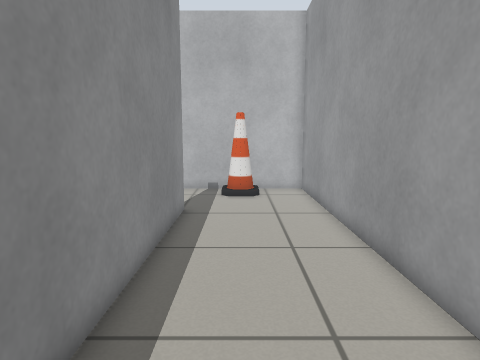
view 1 (above)

16 first-person views from a walk through a robot-simulator world made for Gazebo. The camera is 0.78 m above the floor, tilts 8° down and sees 75° across. The lines on the ground mark 1 m squares. The floor is counted in squares, 0.25 m on a side. Each view is taken from the middle of a square. On the plan, view 1 faces up. The plan holds only what a view shows up to about 20 squares ahead; the rest is blank.

view 2
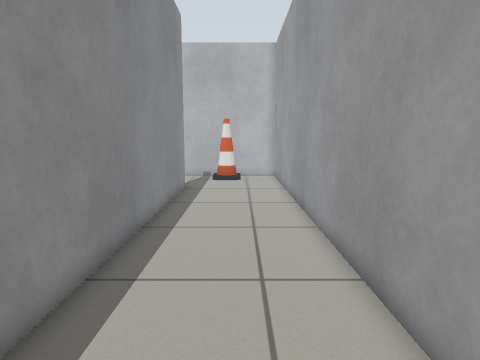

view 3
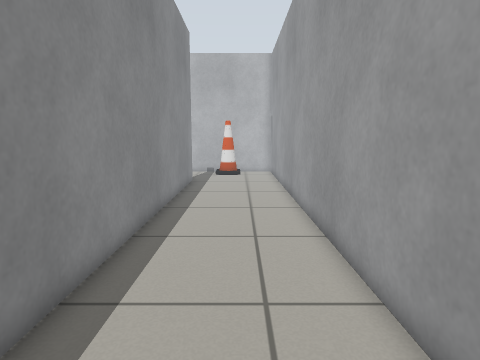

view 4
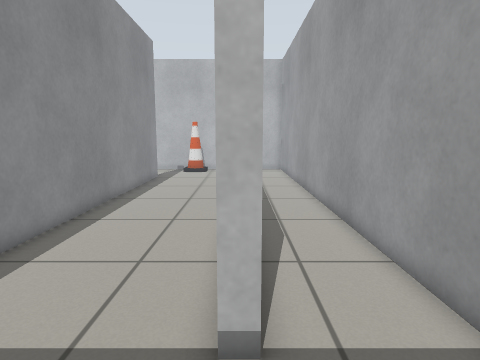

view 5
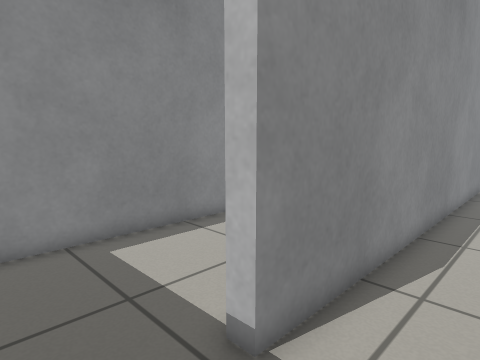

view 6
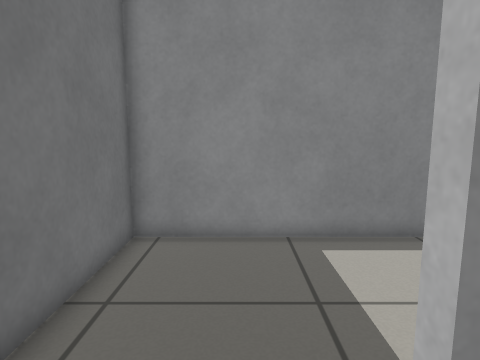

view 7
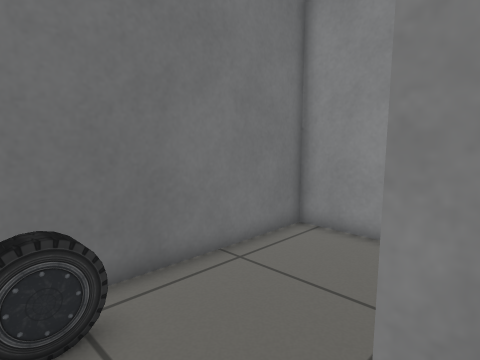

view 8
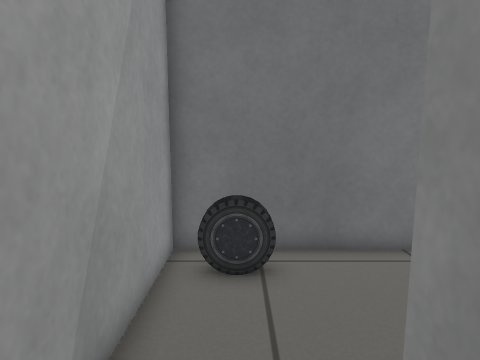

view 9
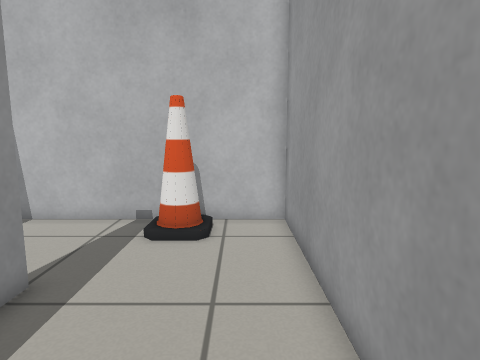

view 10
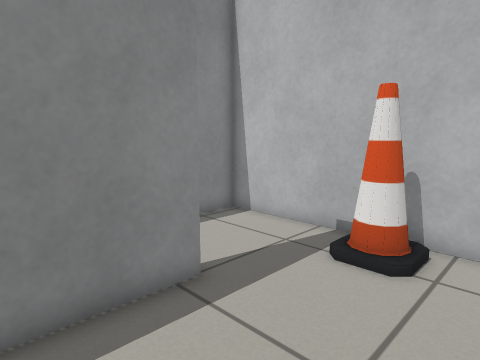

view 11
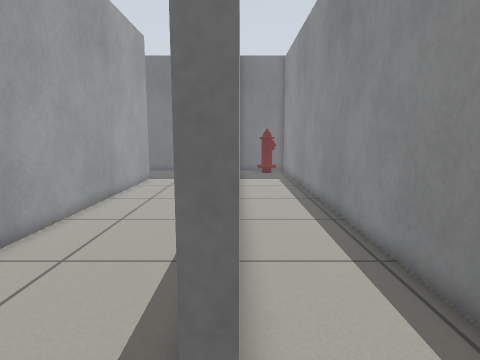

view 12
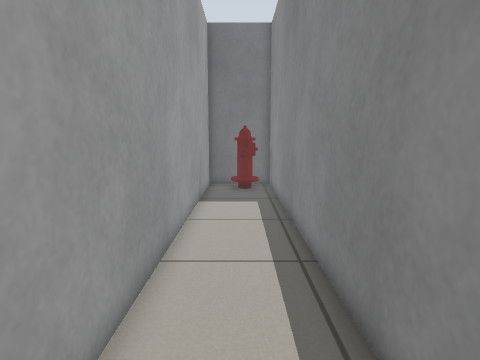

view 13
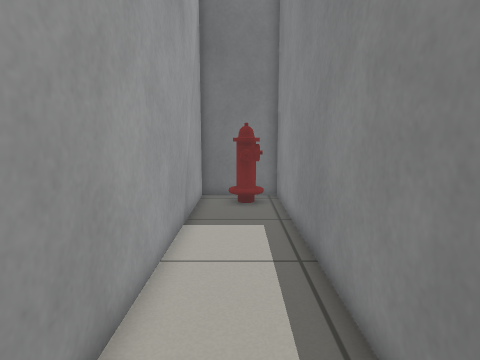

view 14
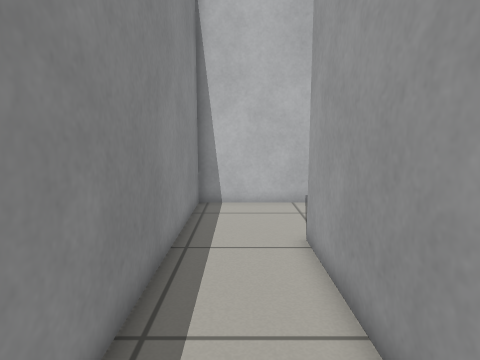

view 15
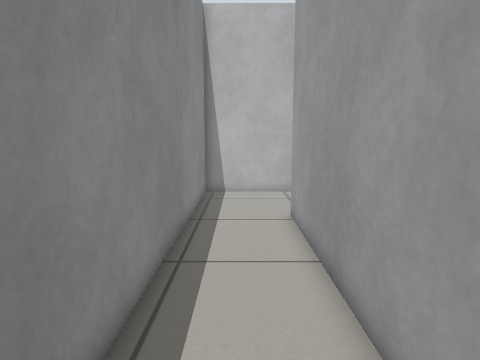

view 16
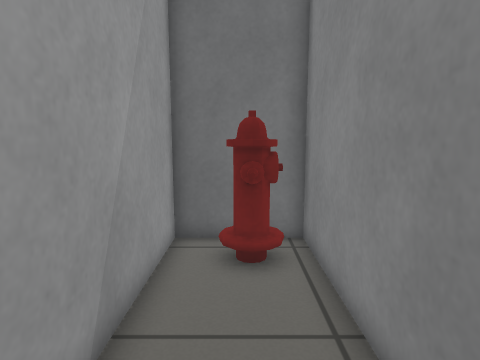

### Floor plan
Ten units are one square. View 1 is at (0, 0); x grows to the right and y downward. Boxes are objects, and circles mark ways between rooms. Rooms are numbered by the first view taken in them; rooms with no view inside come last. Other rooms are left out.
<svg viewBox="-75 -190 159 318">
<path fill="none" stroke="#000" d="M-30 -131 -24 -131 -24 123 35 123M37 59 37 -185 -35 -185M43 -114 43 70 36 70M35 123 79 123 79 -91M-35 -185 -70 -185 -70 123 -30 123 -30 -131"/>
<rect x="-5" y="-185" width="20" height="20" fill="#bbb"><title>cone</title></rect>
<rect x="45" y="105" width="30" height="10" fill="#bbb"><title>car</title></rect>
<rect x="-65" y="95" width="20" height="20" fill="#bbb"><title>fire hydrant</title></rect>
<circle cx="40" cy="90" r="3" fill="#2a7"/>
<circle cx="-30" cy="-160" r="3" fill="#2a7"/>
<text x="0" y="-40">1</text>
<text x="60" y="-30">2</text>
<text x="-50" y="-40">3</text>
</svg>
Room 1 opens to room 2. Room 1 opens to room 3.

Where each view was taken, in squares from view 1:
view 1: 0 up, 0 right, facing up
view 2: 6 down, 1 right, facing up
view 3: 9 down, 1 right, facing up
view 4: 11 down, 4 right, facing up
view 5: 10 down, 7 right, facing up-left
view 6: 9 down, 7 right, facing left
view 7: 6 down, 7 right, facing down-left
view 8: 4 down, 6 right, facing down
view 9: 7 up, 2 right, facing up
view 10: 9 up, 3 right, facing up-left
view 11: 16 up, 3 left, facing down
view 12: 8 up, 5 left, facing down
view 13: 4 up, 5 left, facing down
view 14: 4 up, 5 left, facing up
view 15: 1 up, 5 left, facing up
view 16: 3 down, 5 left, facing down
